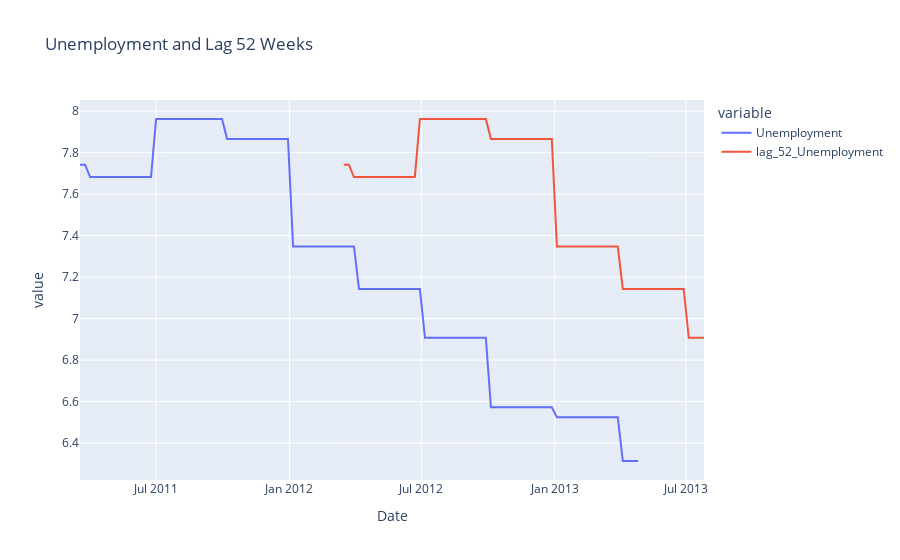

The notebook cell this image was saved under:
### Code cell
view_data_horizon(data, target="Unemployment")
